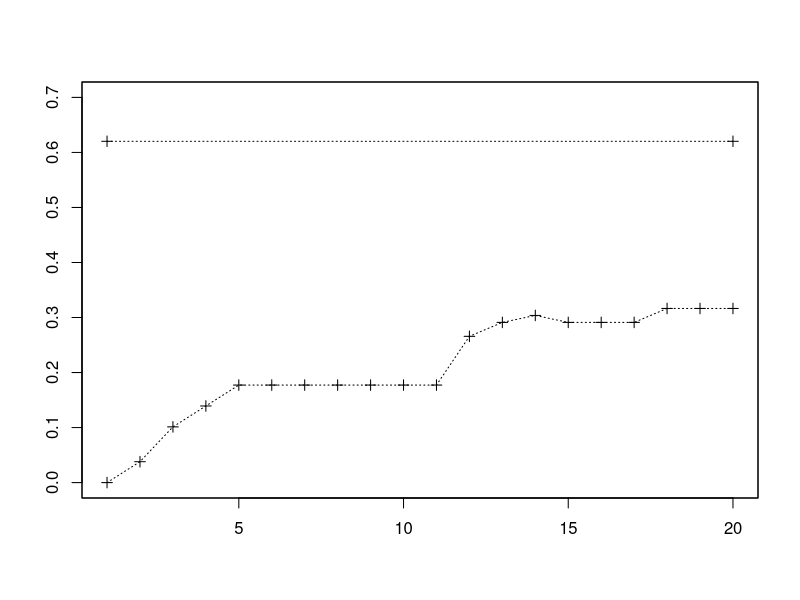

R code for this plot:
par(xaxt="n")
par(yaxt="n")

d <- read.table("pony_rot.dat", header=TRUE, sep=",")
catx <- d[,1]
caty <- d[,2]

d <- read.table("wolf_rot.dat", header=TRUE, sep=",")
shipx <- d[,1]
shipy <- d[,2]

x <- catx
y <- (caty + shipy)/79.0

plot(x, y, type = 'o', ylim = c(0, 0.7), lty=3, pch=3, xlab="", ylab="");
par(new=TRUE)


par(xaxt="s")
par(yaxt="s")

d <- read.table("pony_rot_baseline.dat", header=TRUE, sep=",")
catx <- d[,1]
caty <- d[,2]

d <- read.table("wolf_rot_baseline.dat", header=TRUE, sep=",")
shipx <- d[,1]
shipy <- d[,2]

x <- catx
y <- (caty + shipy)/79.0

plot(x, y, type = 'o', ylim = c(0, 0.7), lty=3, pch=3, xlab="", ylab="");
par(new=TRUE)


#legend("topright", legend = c("SVM-pairwise"), text.width = strwidth("SVM-pairwise"), xjust = 1, yjust = 1, lty = c(1), pch = c(1), bty = "n", cex = 0.8, title = "")
